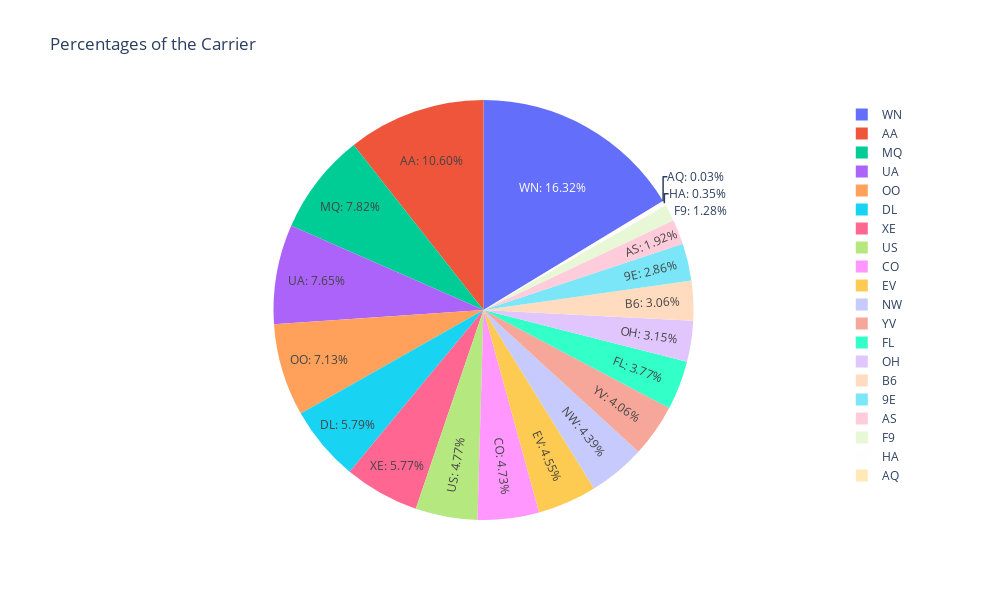

The notebook cell saved with this chart:
### Code cell
import plotly.express as px
import pandas as pd

# Sample data for airline delays
new_AirlineDelay_data = airline_df.groupby('UniqueCarrier').agg(
    # calculate the average delay of each type of delay for every airline
    ArrDelay=('ArrDelay', 'mean'),
    DepDelay=('DepDelay', 'mean'),
    CarrierDelay=('CarrierDelay', 'mean'),
    WeatherDelay=('WeatherDelay', 'mean'),
    NASDelay=('NASDelay', 'mean'),
    SecurityDelay=('SecurityDelay', 'mean'),
    LateAircraftDelay=('LateAircraftDelay', 'mean'),
    # count the flight of each airline
    FlightCount=('UniqueCarrier', 'size')
).reset_index()

# Calculate percentage of flights per airline
total = len(airline_df)
new_AirlineDelay_data['FlightPercentage'] = new_AirlineDelay_data['FlightCount'] / total * 100

# Create an interactive pie chart
fig = px.pie(new_AirlineDelay_data, 

             # Set the size of the figure
             width=1000,  
             height=600, 
             
             values='FlightPercentage', 
             names='UniqueCarrier',
             
             custom_data=['FlightPercentage',
                          'ArrDelay', 
                          'DepDelay', 
                          'CarrierDelay', 
                          'WeatherDelay', 
                          'NASDelay', 
                          'SecurityDelay',
                          'LateAircraftDelay'],

             title='Percentages of the Carrier'
)

# Update traces to customize the label format
fig.update_traces(
    # Show 'UniqueCarrier: FlightPercentage'
    texttemplate='%{label}: %{customdata[0]:.2f}%',  
    textinfo='label'
)
    
# Show the plot
fig.show()

### Figure 1 — Plotly figure (JSON) as saved in the notebook; plotly's stock layout.template omitted (floating-point values rounded to 4 significant figures; data arrays with more than 128 entries replaced by an {"elided": "..."} marker saying what was removed)
{"data": [{"customdata": {"elided": "20x8 float values"}, "domain": {"x": [0, 1], "y": [0, 1]}, "hovertemplate": "UniqueCarrier=%{label}<br>FlightPercentage=%{value}<extra></extra>", "labels": ["9E", "AA", "AQ", "AS", "B6", "CO", "DL", "EV", "F9", "FL", "HA", "MQ", "NW", "OH", "OO", "UA", "US", "WN", "XE", "YV"], "legendgroup": "", "name": "", "showlegend": true, "textinfo": "label", "texttemplate": "%{label}: %{customdata[0]:.2f}%", "type": "pie", "values": [2.856, 10.6, 0.02725, 1.925, 3.065, 4.726, 5.792, 4.552, 1.278, 3.767, 0.3467, 7.82, 4.388, 3.15, 7.134, 7.653, 4.77, 16.32, 5.772, 4.06]}], "layout": {"height": 600, "legend": {"tracegroupgap": 0}, "title": {"text": "Percentages of the Carrier"}, "width": 1000}}
